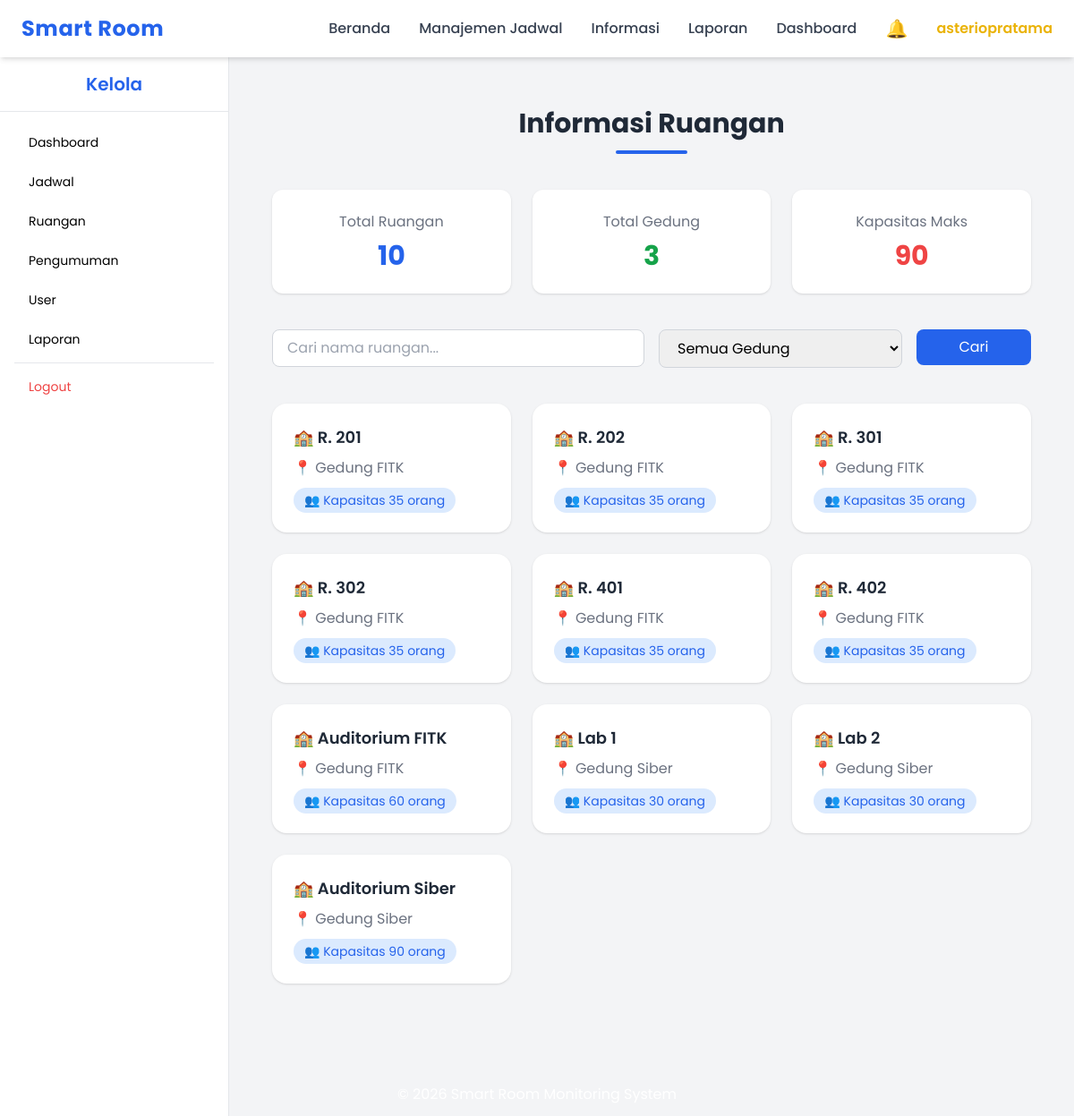
/index.php?menu=info_ruangan (signed in), run on an earlier commit of the app's database.
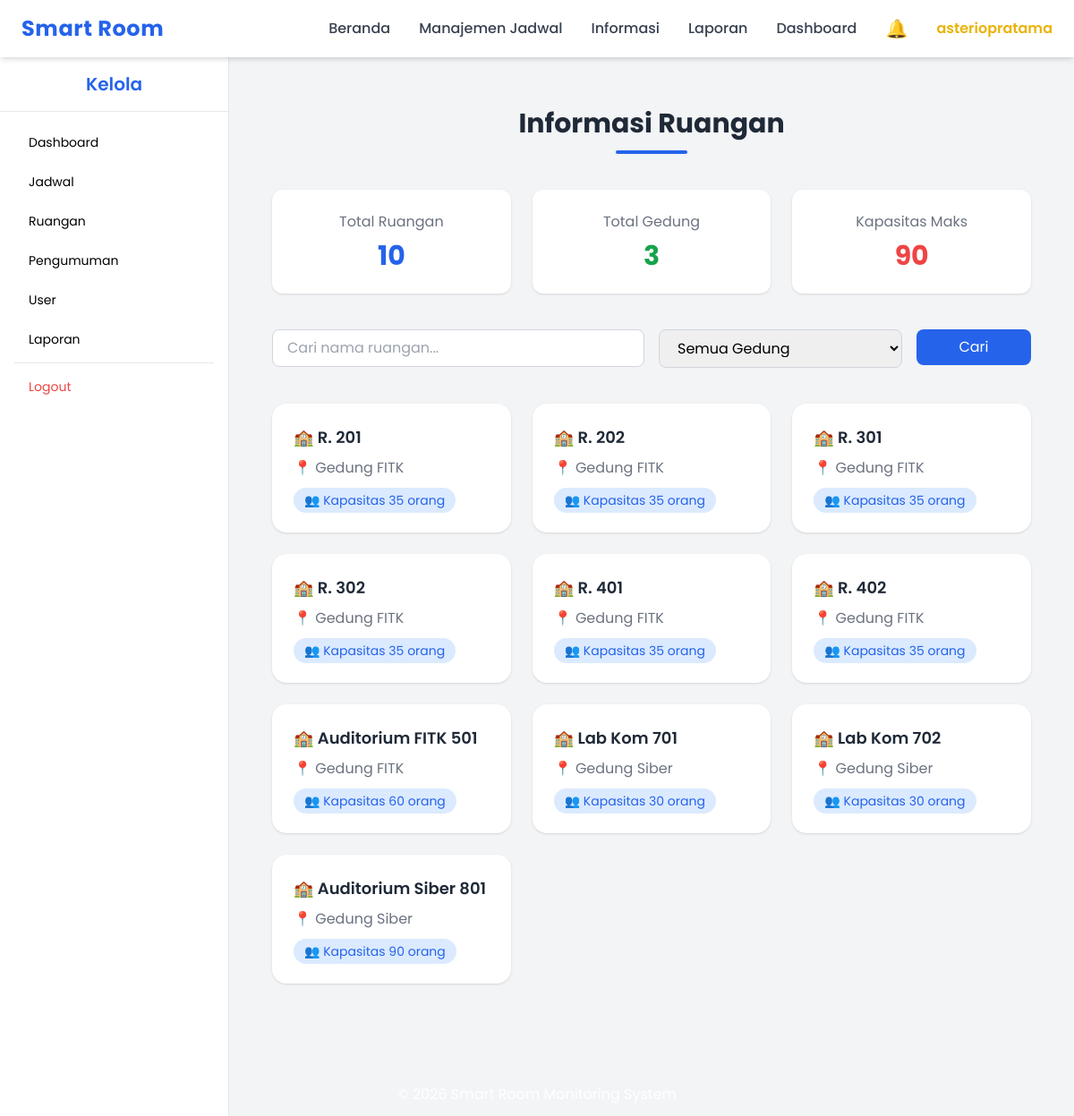
And on a later commit of the database.
### tables this page shows
CREATE TABLE `ruangan` (
  `id_ruangan` int NOT NULL,
  `id_gedung` int DEFAULT NULL,
  `nama_ruangan` varchar(50) DEFAULT NULL,
  `kapasitas` int DEFAULT NULL,
  `lantai` int NOT NULL DEFAULT '1'
);

CREATE TABLE `gedung` (
  `id_gedung` int NOT NULL,
  `nama_gedung` varchar(100) DEFAULT NULL,
  `jumlah_lantai` int NOT NULL DEFAULT '1'
);

### pages/info_ruangan.php (the view, shortened to what this page needs)
<?php
include __DIR__ . '/../config/koneksi.php';
$search = isset($_GET['search']) ? mysqli_real_escape_string($conn, $_GET['search']) : '';
$gedung_filter = isset($_GET['gedung']) ? mysqli_real_escape_string($conn, $_GET['gedung']) : '';
$query = mysqli_query($conn, "
SELECT
ruangan.nama_ruangan,
ruangan.kapasitas,
gedung.nama_gedung
FROM ruangan
JOIN gedung
ON ruangan.id_gedung = gedung.id_gedung
WHERE ruangan.nama_ruangan LIKE '%$search%'
AND gedung.nama_gedung LIKE '%$gedung_filter%'
");
$total_ruangan = mysqli_num_rows($query);
?>
<div class="max-w-7xl mx-auto px-6 py-10">
<div class="text-center mb-10">
<h2 class="text-3xl font-bold text-gray-800">
Informasi Ruangan
</h2>
<div class="w-20 h-1 bg-blue-600 mx-auto mt-3 rounded"></div>
</div>
<div class="grid md:grid-cols-3 gap-6 mb-10">
<div class="bg-white rounded-xl shadow p-6 text-center hover:shadow-xl transition">
<p class="text-gray-500">Total Ruangan</p>
<h3 class="text-3xl font-bold text-blue-600 mt-2">
<?= $total_ruangan ?>
</h3>
</div>
<div class="bg-white rounded-xl shadow p-6 text-center hover:shadow-xl transition">
<p class="text-gray-500">Total Gedung</p>
<h3 class="text-3xl font-bold text-green-600 mt-2">
<?php
$g = mysqli_query($conn,"SELECT COUNT(*) as total FROM gedung");
$d = mysqli_fetch_assoc($g);
echo $d['total'];
?>
</h3>
</div>
<div class="bg-white rounded-xl shadow p-6 text-center hover:shadow-xl transition">
<p class="text-gray-500">Kapasitas Maks</p>
<h3 class="text-3xl font-bold text-red-500 mt-2">
<?php
$k = mysqli_query($conn,"SELECT MAX(kapasitas) as max FROM ruangan");
$m = mysqli_fetch_assoc($k);
echo $m['max'];
?>
</h3>
</div>
</div>
<form method="GET" action="index.php" class="mb-10">
<div class="grid md:grid-cols-12 gap-4">
<div class="md:col-span-6">
<input
type="text"
name="search"
value="<?= $search ?>"
placeholder="Cari nama ruangan..."
class="w-full border border-gray-300 rounded-lg px-4 py-2 focus:ring-2 focus:ring-blue-500 focus:outline-none">
</div>
<div class="md:col-span-4">
<select
name="gedung"
class="w-full border border-gray-300 rounded-lg px-4 py-2 focus:ring-2 focus:ring-blue-500 focus:outline-none">
<option value="">Semua Gedung</option>
</select>
</div>
<div class="md:col-span-2">
<button
class="w-full bg-blue-600 text-white rounded-lg py-2 hover:bg-blue-700 transition">
Cari
</button>
</div>
</div>
</form>
<div class="grid md:grid-cols-3 gap-6">
<?php while($data = mysqli_fetch_assoc($query)): ?>
<div class="bg-white rounded-2xl shadow p-6 hover:shadow-2xl hover:-translate-y-2 transition duration-300">
<h3 class="text-lg font-semibold text-gray-800 mb-2">
🏫 <?= $data['nama_ruangan']; ?>
</h3>
<p class="text-gray-500 mb-2">
📍 <?= $data['nama_gedung']; ?>
</p>
<div class="mt-3">
<span class="bg-blue-100 text-blue-600 px-3 py-1 rounded-full text-sm">
👥 Kapasitas <?= $data['kapasitas']; ?> orang
</span>
</div>
</div>
<?php endwhile; ?>
</div>
</div>

### index.php (shortened to what this page needs)
<!DOCTYPE html>
<html lang="id">
<head>
<script src="https://cdn.tailwindcss.com"></script>
</head>
<body class="bg-gray-100">
<?php include "includes/navbar.php"; ?>
<?php
$role = $_SESSION['role'] ?? '';
?>
<div class="flex">
    <?php if($role == 'admin'){ ?>
        <?php include "includes/sidebar.php"; ?>
    <?php } ?>
    <div class="flex-1 pt-20 px-6 pb-10
    <?= ($role == 'admin') ? 'ml-64' : '' ?>">
        <?php include "includes/menu.php"; ?>
    </div>
</div>
</body>
</html>
<?php include "includes/footer.php"; ?>

### includes/navbar.php (shortened to what this page needs)
<?php
$role = $_SESSION['role'] ?? "";
?>
<nav class="bg-white shadow-md fixed top-0 w-full z-50" x-data="{open:false}">
<div class="max-w-7xl mx-auto px-6">
<div class="flex justify-between items-center h-16">
<a href="index.php" class="text-2xl font-bold text-blue-600 tracking-wide">
Smart Room
</a>
<div class="hidden md:flex items-center space-x-8">
<a href="index.php" class="text-gray-700 hover:text-blue-600 font-medium transition duration-200">
Beranda
</a>
<div class="relative" x-data="{dropdown:false}">
<button @click="dropdown=!dropdown"
class="text-gray-700 hover:text-blue-600 font-medium transition">
Manajemen Jadwal
</button>
</div>
<div class="relative" x-data="{dropdown:false}">
<button @click="dropdown=!dropdown"
class="text-gray-700 hover:text-blue-600 font-medium transition">
Informasi
</button>
</div>
<a href="index.php?menu=laporan"
class="text-gray-700 hover:text-blue-600 font-medium transition">
Laporan
</a>
<?php if($role == "admin"){ ?>
<a href="index.php?menu=dashboard_admin"
class="text-gray-700 hover:text-blue-600 font-medium transition">
Dashboard
</a>
<?php } ?>
<div class="relative">
<a href="index.php?menu=<?= ($role == 'admin') ? 'notifikasi' : 'notifikasi_user' ?>"
class="relative text-xl hover:scale-110 transition">
🔔
</a>
</div>
<?php if(isset($_SESSION['login'])){ ?>
<div class="relative" x-data="{dropdown:false}">
<button @click="dropdown=!dropdown"
class="text-yellow-500 font-semibold hover:text-yellow-600 transition">
<?= $_SESSION['username']; ?>
</button>
</div>
<?php } ?>
</div>
</div>
</div>
</nav>

### includes/sidebar.php (shortened to what this page needs)
<?php
$menu = $_GET['menu'] ?? '';
$role = $_SESSION['role'] ?? '';
?>
<div class="w-64 bg-white border-r fixed left-0 top-16 bottom-0">
    <div class="p-4 text-center text-xl font-semibold text-blue-600 border-b">
        Kelola
    </div>
    <nav class="p-4 space-y-2 text-sm">
        <?php if($role == 'admin'): ?>
        <a href="?menu=dashboard_admin"
        class="block px-4 py-2 rounded-lg <?= $menu=='dashboard_admin'?'bg-blue-500 text-white':'' ?> hover:bg-blue-500 hover:text-white">
        Dashboard
        </a>
        <a href="?menu=kelola_jadwal"
        class="block px-4 py-2 rounded-lg <?= $menu=='kelola_jadwal'?'bg-blue-500 text-white':'' ?> hover:bg-blue-500 hover:text-white">
        Jadwal
        </a>
        <a href="?menu=kelola_ruangan"
        class="block px-4 py-2 rounded-lg <?= $menu=='kelola_ruangan'?'bg-blue-500 text-white':'' ?> hover:bg-blue-500 hover:text-white">
        Ruangan
        </a>
        <a href="?menu=kelola_pengumuman"
        class="block px-4 py-2 rounded-lg <?= $menu=='kelola_pengumuman'?'bg-blue-500 text-white':'' ?> hover:bg-blue-500 hover:text-white">
        Pengumuman
        </a>
        <a href="?menu=kelola_user"
        class="block px-4 py-2 rounded-lg <?= $menu=='kelola_user'?'bg-blue-500 text-white':'' ?> hover:bg-blue-500 hover:text-white">
        User
        </a>
        <a href="?menu=laporan"
        class="block px-4 py-2 rounded-lg <?= $menu=='laporan'?'bg-blue-500 text-white':'' ?> hover:bg-blue-500 hover:text-white">
        Laporan
        </a>
        <?php endif; ?>
        <hr class="my-3">
        <a href="auth/logout.php"
        onclick="return confirm('Yakin logout?')"
        class="block px-4 py-2 text-red-500 hover:bg-red-500 hover:text-white rounded-lg">
        Logout
        </a>
    </nav>
</div>

### includes/menu.php (shortened to what this page needs)
<?php
$menu = $_GET['menu'] ?? 'home';
switch($menu){
case "info_ruangan":
include "pages/info_ruangan.php";
break;
}
?>

### includes/footer.php (shortened to what this page needs)
<footer class="bg-dark text-white text-center p-3 mt-5">
</footer>

### index.php (style rules this page uses)
body { font-family:'Poppins',sans-serif; }

What changed in the data, as far as the page shows it:
changed ruangan: nama_ruangan "Auditorium FITK" → "Auditorium FITK 501"
changed ruangan: nama_ruangan "Lab 1" → "Lab Kom 701"
changed ruangan: nama_ruangan "Lab 2" → "Lab Kom 702"
changed ruangan: nama_ruangan "Auditorium Siber" → "Auditorium Siber 801"
